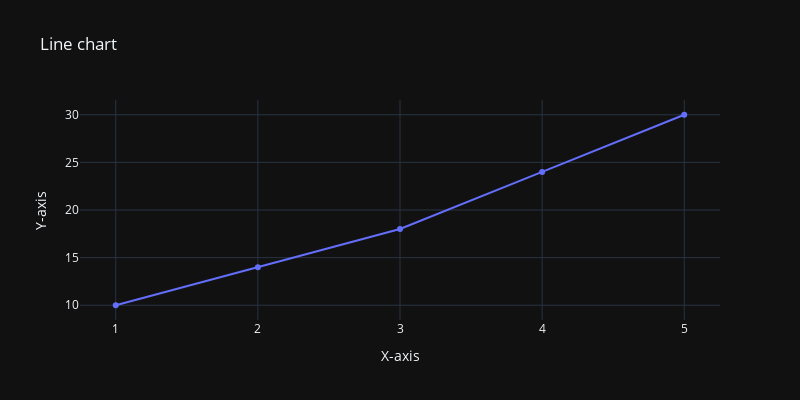

The notebook cell this image was saved under:
### Code cell
x = [1,2,3,4,5]
y = [ 10,14,18,24,30]
fig = px.line(x=x, y=y, title='Line chart', labels={'x':'X-axis', 'y':'Y-axis'},
              width=800, height=400, template = 'plotly_dark', markers = True)
fig.show()

### Figure 1 — Plotly figure (JSON) as saved in the notebook; plotly's stock layout.template omitted (floating-point values rounded to 4 significant figures)
{"data": [{"hovertemplate": "X-axis=%{x}<br>Y-axis=%{y}<extra></extra>", "legendgroup": "", "line": {"color": "#636efa", "dash": "solid"}, "marker": {"symbol": "circle"}, "mode": "lines+markers", "name": "", "orientation": "v", "showlegend": false, "type": "scatter", "x": [1, 2, 3, 4, 5], "xaxis": "x", "y": [10, 14, 18, 24, 30], "yaxis": "y"}], "layout": {"height": 400, "legend": {"tracegroupgap": 0}, "title": {"text": "Line chart"}, "width": 800, "xaxis": {"anchor": "y", "domain": [0, 1], "title": {"text": "X-axis"}}, "yaxis": {"anchor": "x", "domain": [0, 1], "title": {"text": "Y-axis"}}}}
